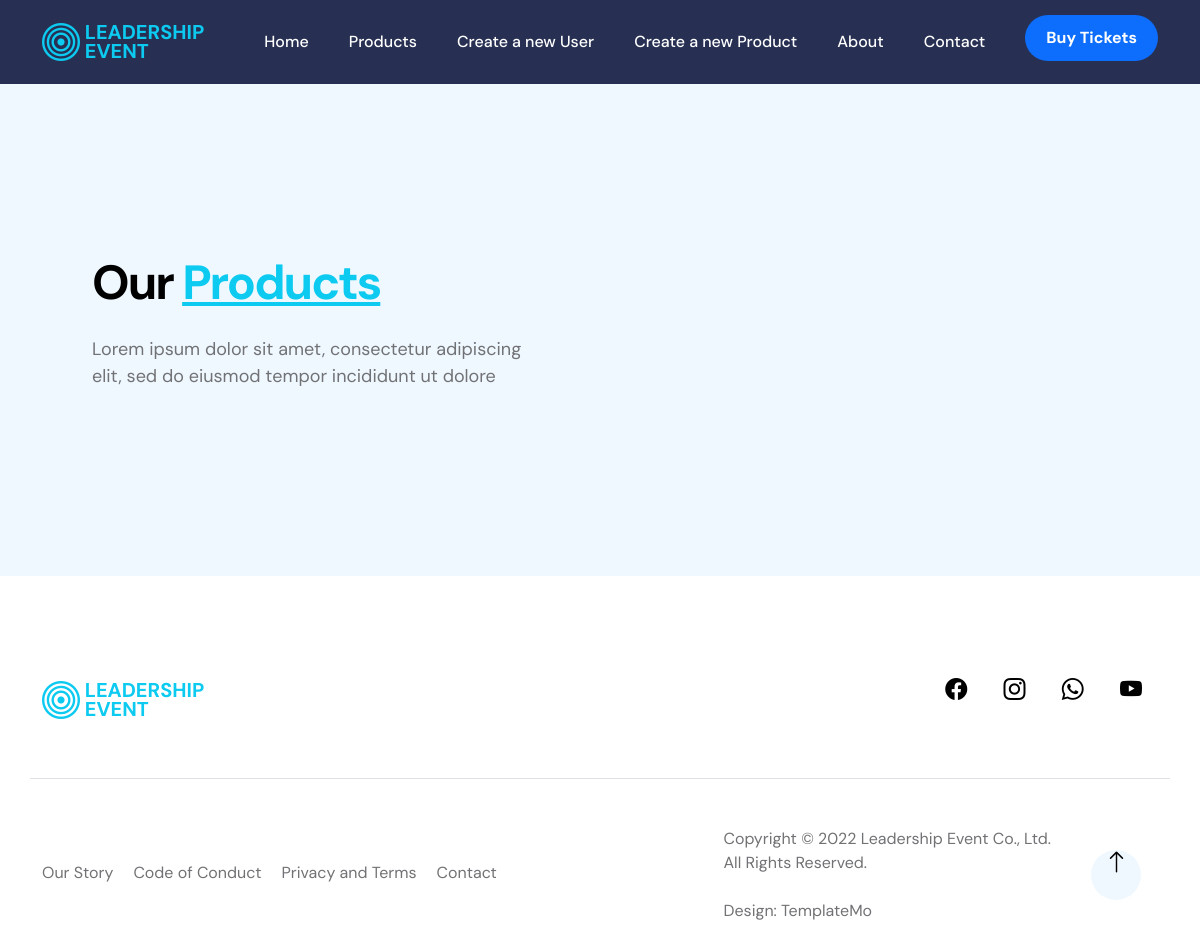
Before: /products/ with the older database file.
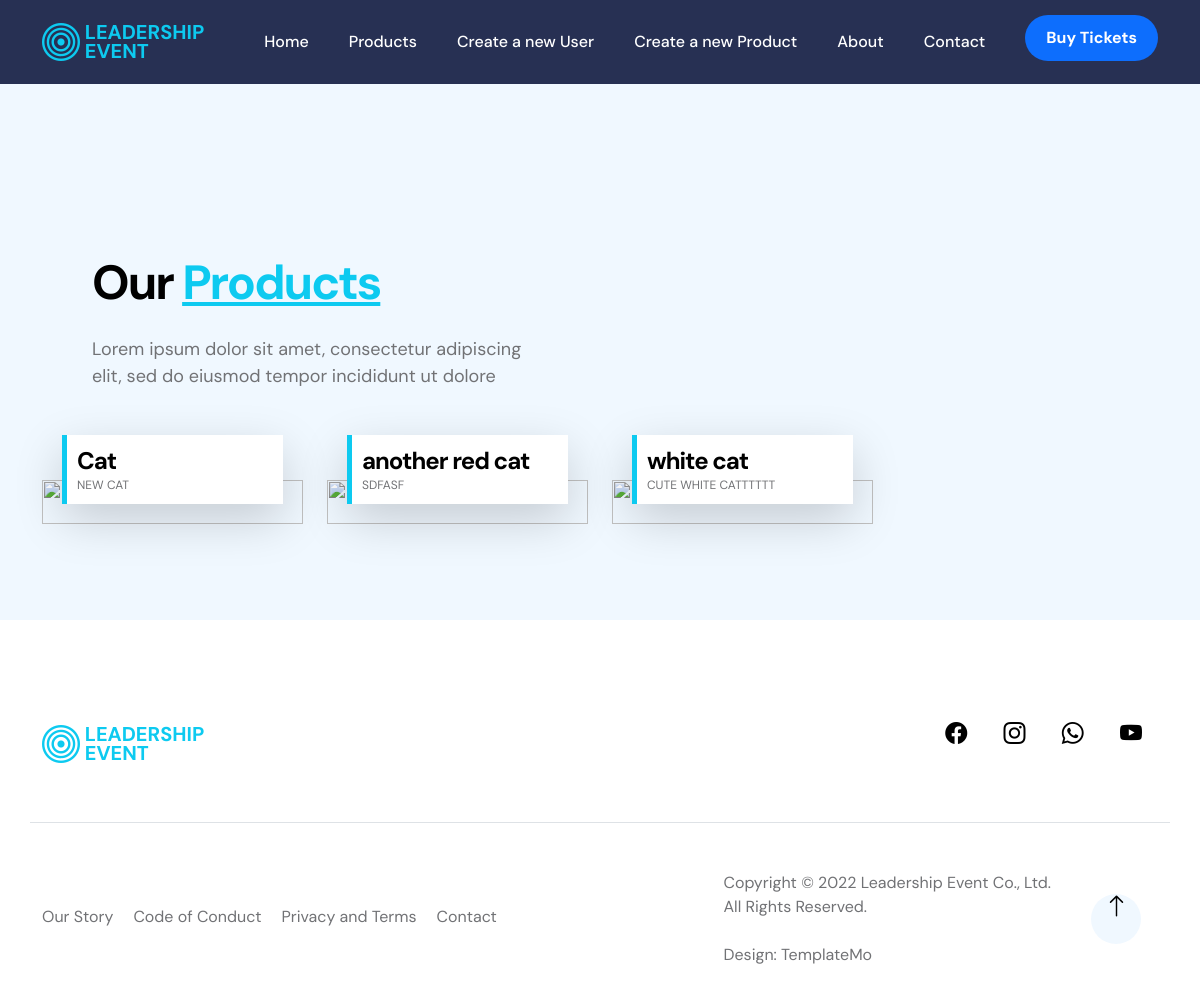
After: the same page with the newer database file.
### products/models.py (models this page shows)
class Product(models.Model):
    Name = models.CharField(max_length=50)
    Description = models.CharField(max_length=100)
    Image = models.CharField(max_length=200)

### products/views.py (the view)
# urls.py: path('products/', Products, name = "product_page"),
def Products(request):
    return render(request, 'products/Products.html',
                  {
                   "range": range(5),
                   "products":Product.objects.all()
                  }
                 )

### products/templates/products/Products.html (shortened to what this page needs)
{% extends "base.html" %}
{% load static %}
{% block content %}
        <main>
            <section class="speakers section-padding" id="section_3">
                <div class="container">
                    <div class="row">
                        <div class="col-lg-6 col-12 d-flex flex-column justify-content-center align-items-center">
                            <div class="speakers-text-info">
                                <h2 class="mb-4">Our <u class="text-info">Products</u></h2>
                                <p>Lorem ipsum dolor sit amet, consectetur adipiscing elit, sed do eiusmod tempor incididunt ut dolore</p>
                            </div>
                        </div>
                        <div class="col-lg-12 col-12">
                            <div class="row">
                        {% for i in products %}
                                <a class="col-lg-3 col-md-6 col-12" href="/product_detail/{{i.id}}">
                                    <div class="speakers-thumb speakers-thumb-small">
                                        <div class="speakers-info">
                                            <h5 class="speakers-title mb-0">{{i.Name}}</h5>
                                            <p class="speakers-text mb-0">{{i.Description}}</p>
                                        </div>
                                    </div>
                                </a>
                        {% endfor %}
                            </div>
                        </div>
                    </div>
                </div>
            </section>
        </main>
{% endblock %}

### website/templates/base.html (shortened to what this page needs)
{% load static %}
<html lang="en">
    <head>
        <link rel="stylesheet" type="text/css" href="{% static 'website/css/bootstrap.min.css' %}">
        <link rel="stylesheet" type="text/css" href="{% static 'website/css/bootstrap-icons.css' %}">
        <link rel="stylesheet" type="text/css" href="{% static 'website/css/templatemo-leadership-event.css' %}">
    </head>
    <body>
        <nav class="navbar navbar-expand-lg">
            <div class="container">
                <a href="/" class="navbar-brand mx-auto mx-lg-0">
                    <i class="bi-bullseye brand-logo"></i>
                    <span class="brand-text">Leadership <br> Event</span>
                </a>
                <div class="collapse navbar-collapse" id="navbarNav">
                    <ul class="navbar-nav ms-auto">
                        <li class="nav-item">
                            <a class="nav-link click-scroll" href="/">Home</a>
                        </li>
                        <li class="nav-item">
                            <a class="nav-link click-scroll" href="{%url 'product_page'%}">Products</a>
                        </li>
                        <li class="nav-item">
                            <a class="nav-link click-scroll" href="{%url 'create_new_user'%}">Create a new User</a>
                        </li>
                        <li class="nav-item">
                            <a class="nav-link click-scroll" href="{%url 'create_new_product'%}">Create a new Product</a>
                        </li>
                        <li class="nav-item">
                            <a class="nav-link click-scroll" href="#section_2">About</a>
                        </li>
                        <li class="nav-item">
                            <a class="nav-link click-scroll" href="#section_7">Contact</a>
                        </li>
                        <li class="nav-item">
                            <a class="nav-link custom-btn btn d-none d-lg-block" href="#">Buy Tickets</a>
                        </li>
                    </ul>
        </nav>
        {% block content%}
        {% endblock %}
        <footer class="site-footer">
            <div class="container">
                <div class="row align-items-center">
                    <div class="col-lg-12 col-12 border-bottom pb-5 mb-5">
                        <div class="d-flex">
                            <a href="index.html" class="navbar-brand">
                                <i class="bi-bullseye brand-logo"></i>
                                <span class="brand-text">Leadership <br> Event</span>
                            </a>
                            <ul class="social-icon ms-auto">
                                <li><a href="#" class="social-icon-link bi-facebook"></a></li>
                                <li><a href="#" class="social-icon-link bi-instagram"></a></li>
                                <li><a href="#" class="social-icon-link bi-whatsapp"></a></li>
                                <li><a href="#" class="social-icon-link bi-youtube"></a></li>
                            </ul>
                        </div>
                    </div>
                    <div class="col-lg-7 col-12">
                        <ul class="footer-menu d-flex flex-wrap">
                            <li class="footer-menu-item"><a href="#" class="footer-menu-link">Our Story</a></li>
                            <li class="footer-menu-item"><a href="#" class="footer-menu-link">Code of Conduct</a></li>
                            <li class="footer-menu-item"><a href="#" class="footer-menu-link">Privacy and Terms</a></li>
                            <li class="footer-menu-item"><a href="#" class="footer-menu-link">Contact</a></li>
                        </ul>
                    </div>
                    <div class="col-lg-5 col-12 ms-lg-auto">
                        <div class="copyright-text-wrap d-flex align-items-center">
                            <p class="copyright-text ms-lg-auto me-4 mb-0">Copyright © 2022 Leadership Event Co., Ltd.
                            <br>All Rights Reserved.
          					<br><br>Design: <a title="CSS Templates" rel="sponsored" href="https://templatemo.com" target="_blank">TemplateMo</a></p>
                            <a href="#section_1" class="bi-arrow-up arrow-icon custom-link"></a>
                        </div>
                    </div>
                </div>
            </div>
        </footer>
    </body>
</html>

### staticfiles/website/css/templatemo-leadership-event.css (style rules this page uses)
:root { --white-color: #ffffff; --primary-color: #0dcaf0; --secondary-color: #0d6efd; --section-bg-color: #f0f8ff; --dark-color: #000000; --navbar-bg-color: #273053; --p-color: #717275; --highlight-icon-color: #ff0100; --body-font-family: 'DM Sans', sans-serif; --h1-font-size: 62px; --h2-font-size: 48px; --h3-font-size: 36px; --h4-font-size: 32px; --h5-font-size: 24px; --h6-font-size: 22px; --p-font-size: 18px; --menu-font-size: 16px; --copyright-text-font-size: 16px; --font-weight-normal: 400; --font-weight-medium: 500; --font-weight-bold: 700; }
body { background: var(--white-color); font-family: var(--body-font-family); }
h2, h3, h4, h5, h6 { color: var(--dark-color); }
h1, h2, h3, h4, h5, h6 { font-weight: var(--font-weight-bold); letter-spacing: -1px; }
h2 { font-size: var(--h2-font-size); letter-spacing: -2px; }
h5 { font-size: var(--h5-font-size); line-height: normal; }
p { color: var(--p-color); font-size: var(--p-font-size); font-weight: var(--font-weight-normal); }
ul li { color: var(--p-color); font-size: var(--p-font-size); font-weight: var(--font-weight-normal); }
a, button { touch-action: manipulation; transition: all 0.3s; }
a { color: var(--p-color); text-decoration: none; }
.section-padding { padding-top: 120px; padding-bottom: 120px; }
.custom-btn, .navbar-expand-lg .navbar-nav .nav-link.custom-btn, .navbar-nav .nav-link.custom-btn { background: var(--navbar-bg-color); border-radius: 100px; color: var(--white-color); font-size: var(--copyright-text-font-size); font-weight: var(--font-weight-bold); padding: 10px 20px; }
.navbar-expand-lg .navbar-nav .nav-link.custom-btn, .navbar-nav .nav-link.custom-btn { background: var(--secondary-color); }
.navbar-expand-lg .navbar-nav .nav-link.custom-btn, .navbar-nav .nav-link.custom-btn { margin-left: 20px; }
.navbar { background: var(--navbar-bg-color); z-index: 9; right: 0; left: 0; transition: all 0.3s; padding-top: 15px; padding-bottom: 15px; }
.navbar-brand { font-size: 20px; line-height: 1.2rem; font-weight: var(--font-weight-bold); color: var(--primary-color); text-transform: uppercase; }
.brand-logo { font-size: 38px; }
.brand-text { display: inline-block; vertical-align: top; }
.navbar-expand-lg .navbar-nav .nav-link { padding-right: 20px; padding-left: 20px; }
.navbar-nav .nav-link { color: var(--white-color); font-size: var(--menu-font-size); font-weight: var(--font-weight-medium); padding-top: 15px; padding-bottom: 15px; }
.speakers { background: var(--section-bg-color); }
.speakers-thumb { position: relative; }
.speakers-thumb-small { margin-top: 24px; }
.speakers-info { background: var(--white-color); box-shadow: 0 1rem 3rem rgba(0,0,0,.175); position: absolute; bottom: 0; right: 0; left: 0; margin: 20px; padding: 10px 15px; }
.speakers-info::before { content: ""; position: absolute; top: 0; left: 0; bottom: 0; background: var(--primary-color); width: 5px; height: 100%; transition: all 1s; }
.speakers-text-info { padding: 100px; }
.speakers-title, .speakers-text { position: relative; }
.speakers-text { font-size: 12px; text-transform: uppercase; }
.arrow-icon { background: var(--section-bg-color); border-radius: 100px; color: var(--dark-color); font-size: var(--h5-font-size); width: 50px; height: 50px; line-height: 50px; text-align: center; display: inline-block; margin: auto; }
.site-footer { padding-top: 100px; padding-bottom: 100px; }
.site-footer .navbar-brand { color: var(--primary-color); }
.site-footer .social-icon-link { font-size: var(--h6-font-size); width: 50px; height: 50px; line-height: 50px; }
.site-footer .copyright-text { font-size: var(--copyright-text-font-size); }
.footer-menu { margin: 0; padding: 0; }
.footer-menu-item { list-style: none; }
.footer-menu-link { font-size: var(--copyright-text-font-size); display: inline-block; vertical-align: top; margin-right: 20px; }
.social-icon { margin: 0; padding: 0; }
.social-icon li { list-style: none; display: inline-block; vertical-align: top; }
.social-icon-link { background: var(--white-color); border-radius: 100px; font-size: var(--p-font-size); color: var(--dark-color); display: inline-block; vertical-align: top; margin: 2px; width: 30px; height: 30px; line-height: 30px; text-align: center; }
@media screen and (max-width: 1500px) { .speakers-text-info { padding: 50px; } }

Changed rows visible on the page:
added Product: Name "Cat", Description "NEW CAT"
added Product: Name "another red cat", Description "SDFASF"
added Product: Name "white cat", Description "CUTE WHITE CATTTTTT"
